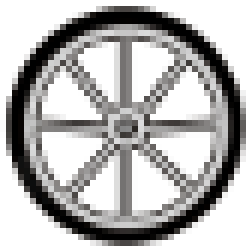
%> input picture misc/wheel1.bmp, 42 x 42 px (shown 6 times larger)
$ octave converter.m   (GNU Octave 9; MATLAB toolbox functions it lacks are replaced by stand-ins)
%> lines starting %> are read from the running program, lines starting %| are printed output that depends on the picture
clear all;

%% R5G6B5

%% 31 %  63 & 31

img1 = imread('wheel1.bmp');
%> img1 is the input picture: size 42x42x3 uint8; mean R, G, B 181.5, 180.7, 180.2


temp = double(double(img1) / double((min(min(img1(:,:,1))) + max(max(img1(:,:,1))))));

temp(:,:,1) = temp(:,:,1) * 31;
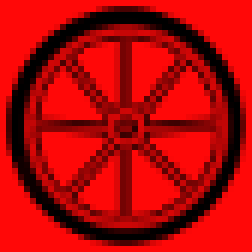
%> temp: size 42x42x3 double (shown 6 times larger); mean R, G, B 22.1, 0.7, 0.7; drawn with min black and max white
temp(:,:,2) = temp(:,:,2) * 63;
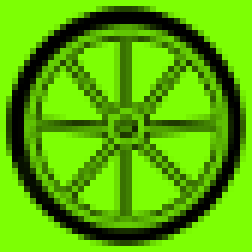
%> temp: size 42x42x3 double (shown 6 times larger); mean R, G, B 22.1, 44.6, 0.7; drawn with min black and max white
temp(:,:,3) = temp(:,:,3) * 31;
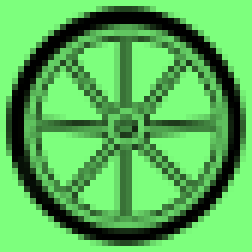
%> temp: size 42x42x3 double (shown 6 times larger); mean R, G, B 22.1, 44.6, 21.9; drawn with min black and max white


%> (the run ends here)
